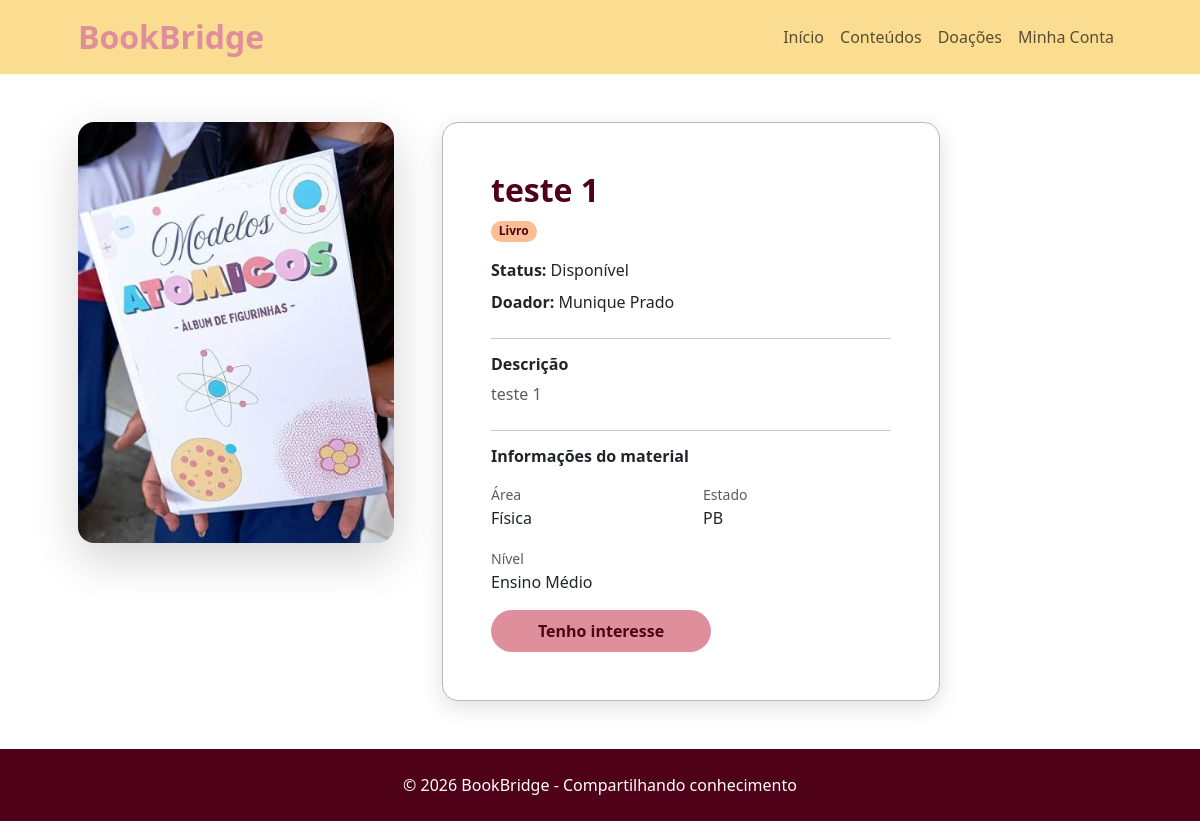
The page /material-detalhes.php?id=3 on the database its author committed.
### tables this page shows
CREATE TABLE `materiais` (
  `id` int NOT NULL AUTO_INCREMENT,
  `id_usuario` int NOT NULL,
  `nome_material` varchar(150) NOT NULL,
  `categoria` varchar(50) NOT NULL,
  `area` varchar(100) DEFAULT NULL,
  `estado` char(2) DEFAULT NULL,
  `nivel` varchar(50) NOT NULL,
  `descricao` text NOT NULL,
  `imagem` varchar(255) DEFAULT NULL,
  `status` varchar(30) NOT NULL DEFAULT 'Disponível',
  `data_cadastro` timestamp NULL DEFAULT CURRENT_TIMESTAMP,
  PRIMARY KEY (`id`),
  KEY `id_usuario` (`id_usuario`),
  CONSTRAINT `materiais_ibfk_1` FOREIGN KEY (`id_usuario`) REFERENCES `usuarios` (`id`)
);

CREATE TABLE `usuarios` (
  `id` int NOT NULL AUTO_INCREMENT,
  `nome` varchar(150) NOT NULL,
  `email` varchar(150) NOT NULL,
  `telefone` varchar(20) NOT NULL,
  `senha` varchar(255) NOT NULL,
  `tipo_usuario` varchar(30) NOT NULL,
  `data_cadastro` timestamp NULL DEFAULT CURRENT_TIMESTAMP,
  PRIMARY KEY (`id`),
  UNIQUE KEY `email` (`email`)
);

### material-detalhes.php (the view, shortened to what this page needs)
<?php
require_once "conecta.php";
$id_material = (int) $_GET["id"];
$sql = "SELECT materiais.id, materiais.id_usuario,
               materiais.nome_material, materiais.categoria,
               materiais.area, materiais.estado, materiais.nivel,
               materiais.descricao, materiais.imagem, materiais.status,
               usuarios.nome, usuarios.email, usuarios.telefone
        FROM materiais
        INNER JOIN usuarios ON materiais.id_usuario = usuarios.id
        WHERE materiais.id = ?";
$stmt = mysqli_prepare($conn, $sql);
mysqli_stmt_bind_param($stmt, "i", $id_material);
mysqli_stmt_execute($stmt);
$resultado = mysqli_stmt_get_result($stmt);
$material = mysqli_fetch_assoc($resultado);
?>
<!DOCTYPE html>
<html lang="pt-BR">
<head>
    <link href="css/styles.css" rel="stylesheet">
    <link href="css/bookbridge.css" rel="stylesheet">
    <link rel="stylesheet" href="https://cdn.jsdelivr.net/npm/bootstrap-icons@1.11.3/font/bootstrap-icons.css">
    <link href="https://cdn.jsdelivr.net/npm/bootstrap@5.3.2/dist/css/bootstrap.min.css" rel="stylesheet">
</head>
<body class="d-flex flex-column min-vh-100">
    <nav class="navbar navbar-expand-lg navbar-light" style="background-color:#FBDD91;">
        <div class="container px-5">
            <a class="navbar-brand fs-2 fw-bold" href="index.php" style="color:#DF8F9C;">BookBridge</a>
            <div class="collapse navbar-collapse" id="navbarSupportedContent">
                <ul class="navbar-nav ms-auto mb-2 mb-lg-0">
                    <li class="nav-item"><a class="nav-link" href="index.php">Início</a></li>
                    <li class="nav-item"><a class="nav-link" href="conteudos.php">Conteúdos</a></li>
                    <li class="nav-item"><a class="nav-link" href="materiais.php">Doações</a></li>
                    <li class="nav-item"><a class="nav-link" href="minha-conta.php">Minha Conta</a></li>
                </ul>
            </div>
        </div>
    </nav>
    <main class="flex-shrink-0">
        <section class="py-5" style="background:#FFF;">
            <div class="container px-5">
                <div class="row gx-5 align-items-start">
                    <div class="col-lg-4">
                        <?php if (!empty($material["imagem"])) { ?>
                            <img src="<?php echo htmlspecialchars($material["imagem"]); ?>"
                                class="img-fluid shadow-lg rounded-4"
                                style="max-height: 450px; object-fit: cover;"
                                alt="<?php echo htmlspecialchars($material["nome_material"]); ?>">
                        <?php } ?>
                    </div>
                    <div class="col-lg-6">
                        <div class="bg-white detalhes-conteudo-card rounded-4 p-5">
                            <h2 class="fw-bold" style="color:#4E0119;">
                                <?php echo htmlspecialchars($material["nome_material"]); ?>
                            </h2>
                            <span class="badge rounded-pill mb-3"
                                style="background-color:#FBBD91; color:#4E0119;">
                                <?php echo htmlspecialchars($material["categoria"]); ?>
                            </span>
                            <p class="mb-2">
                                <strong>Status:</strong>
                                <?php echo htmlspecialchars($material["status"]); ?>
                            </p>
                            <p class="mb-4">
                                <strong>Doador:</strong>
                                <?php echo htmlspecialchars($material["nome"]); ?>
                            </p>
                            <hr>
                            <h6 class="fw-bold">Descrição</h6>
                            <p class="text-muted mb-4">
                                <?php echo nl2br(htmlspecialchars($material["descricao"])); ?>
                            </p>
                            <hr>
                            <h6 class="fw-bold mb-3">Informações do material</h6>
                            <div class="row">
                                <div class="col-6 mb-3">
                                    <small class="text-muted">Área</small><br>
                                    <?php echo !empty($material["area"]) ? htmlspecialchars($material["area"]) : "Não informada"; ?>
                                </div>
                                <div class="col-6 mb-3">
                                    <small class="text-muted">Estado</small><br>
                                    <?php echo !empty($material["estado"]) ? htmlspecialchars($material["estado"]) : "Não informado"; ?>
                                </div>
                                <div class="col-6 mb-3">
                                    <small class="text-muted">Nível</small><br>
                                    <?php echo htmlspecialchars($material["nivel"]); ?>
                                </div>
                            </div>
                            <?php
                            $id_usuario_logado = $_SESSION["id_usuario"] ?? 0;
                            if ($id_usuario_logado != $material["id_usuario"]) {
                            ?>
                                <button type="button" class="btn px-4 py-2 rounded-pill fw-bold botao-interesse"
                                    style="background-color:#DF8F9C; color:#4E0119; width:220px;"
                                    data-bs-toggle="modal"
                                    data-bs-target="#modalContatoDoador">
                                    Tenho interesse
                                </button>
                            <?php } ?>
                        </div>
                    </div>
                </div>
            </div>
        </section>
    </main>
    <footer class="mt-auto py-4" style="background-color:#4E0119;">
        <div class="container px-5 text-center text-white">
            © 2026 BookBridge - Compartilhando conhecimento
        </div>
    </footer>
</body>
</html>

### css/bookbridge.css (style rules this page uses)
:root { --bb-vinho: #4E0119; --bb-rosa: #DF8F9C; --bb-amarelo: #FBDD91; --bb-creme: #FFF0B3; --bb-marrom: #6B5E54; }
.detalhes-conteudo-card { border: 1px solid #b8b8b8; box-shadow: 0 6px 22px rgba(0, 0, 0, .13); transition: transform 0.2s ease, box-shadow 0.2s ease; }

### rows shown on the page
materiais: imagem (picture), nome_material "teste 1", categoria "Livro", status "Disponível", id_usuario.nome "Munique Prado", descricao "teste 1", area "Física", estado "PB", nivel "Ensino Médio"
